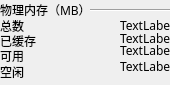
<?xml version="1.0" encoding="UTF-8"?>
<ui version="4.0">
 <class>label1</class>
 <widget class="QWidget" name="label1">
  <property name="windowModality">
   <enum>Qt::NonModal</enum>
  </property>
  <property name="geometry">
   <rect>
    <x>0</x>
    <y>0</y>
    <width>170</width>
    <height>85</height>
   </rect>
  </property>
  <property name="minimumSize">
   <size>
    <width>170</width>
    <height>85</height>
   </size>
  </property>
  <property name="maximumSize">
   <size>
    <width>170</width>
    <height>85</height>
   </size>
  </property>
  <property name="sizeIncrement">
   <size>
    <width>0</width>
    <height>0</height>
   </size>
  </property>
  <property name="font">
   <font>
    <family>Adobe 宋体 Std L</family>
    <pointsize>9</pointsize>
    <weight>3</weight>
    <italic>false</italic>
    <bold>false</bold>
   </font>
  </property>
  <property name="cursor">
   <cursorShape>ArrowCursor</cursorShape>
  </property>
  <property name="focusPolicy">
   <enum>Qt::StrongFocus</enum>
  </property>
  <property name="windowTitle">
   <string>1</string>
  </property>
  <property name="styleSheet">
   <string notr="true">font: 25 9pt &quot;Adobe 宋体 Std L&quot;;</string>
  </property>
  <widget class="QLabel" name="label">
   <property name="geometry">
    <rect>
     <x>0</x>
     <y>0</y>
     <width>111</width>
     <height>20</height>
    </rect>
   </property>
   <property name="text">
    <string>物理内存（MB）</string>
   </property>
  </widget>
  <widget class="QLabel" name="label_2">
   <property name="geometry">
    <rect>
     <x>0</x>
     <y>20</y>
     <width>54</width>
     <height>12</height>
    </rect>
   </property>
   <property name="text">
    <string>总数</string>
   </property>
  </widget>
  <widget class="QLabel" name="label_3">
   <property name="geometry">
    <rect>
     <x>0</x>
     <y>30</y>
     <width>54</width>
     <height>21</height>
    </rect>
   </property>
   <property name="text">
    <string>已缓存</string>
   </property>
  </widget>
  <widget class="QLabel" name="label_4">
   <property name="geometry">
    <rect>
     <x>0</x>
     <y>50</y>
     <width>54</width>
     <height>12</height>
    </rect>
   </property>
   <property name="text">
    <string>可用</string>
   </property>
  </widget>
  <widget class="QLabel" name="label_5">
   <property name="geometry">
    <rect>
     <x>0</x>
     <y>62</y>
     <width>54</width>
     <height>20</height>
    </rect>
   </property>
   <property name="text">
    <string>空闲</string>
   </property>
  </widget>
  <widget class="Line" name="line">
   <property name="geometry">
    <rect>
     <x>90</x>
     <y>0</y>
     <width>111</width>
     <height>20</height>
    </rect>
   </property>
   <property name="orientation">
    <enum>Qt::Horizontal</enum>
   </property>
  </widget>
  <widget class="QLabel" name="All">
   <property name="geometry">
    <rect>
     <x>120</x>
     <y>10</y>
     <width>51</width>
     <height>31</height>
    </rect>
   </property>
   <property name="minimumSize">
    <size>
     <width>51</width>
     <height>31</height>
    </size>
   </property>
   <property name="maximumSize">
    <size>
     <width>51</width>
     <height>31</height>
    </size>
   </property>
   <property name="text">
    <string>TextLabel</string>
   </property>
  </widget>
  <widget class="QLabel" name="cache">
   <property name="geometry">
    <rect>
     <x>120</x>
     <y>30</y>
     <width>54</width>
     <height>16</height>
    </rect>
   </property>
   <property name="minimumSize">
    <size>
     <width>54</width>
     <height>16</height>
    </size>
   </property>
   <property name="maximumSize">
    <size>
     <width>54</width>
     <height>16</height>
    </size>
   </property>
   <property name="text">
    <string>TextLabel</string>
   </property>
  </widget>
  <widget class="QLabel" name="available">
   <property name="geometry">
    <rect>
     <x>120</x>
     <y>40</y>
     <width>54</width>
     <height>21</height>
    </rect>
   </property>
   <property name="text">
    <string>TextLabel</string>
   </property>
  </widget>
  <widget class="QLabel" name="free">
   <property name="geometry">
    <rect>
     <x>120</x>
     <y>60</y>
     <width>54</width>
     <height>12</height>
    </rect>
   </property>
   <property name="text">
    <string>TextLabel</string>
   </property>
  </widget>
 </widget>
 <resources/>
 <connections/>
</ui>
